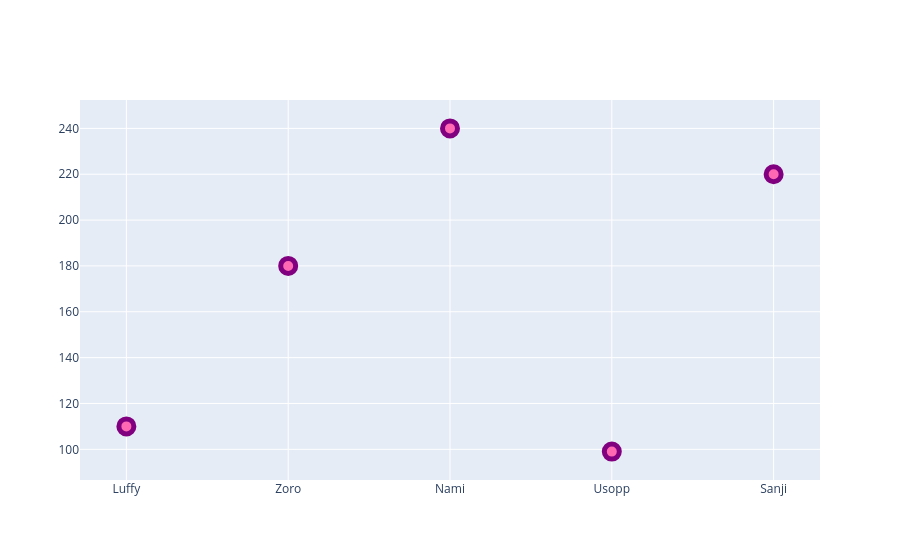

Source (notebook cell):
### Code cell
graph = go.Figure()
graph.add_trace(go.Scatter(
    x=x1, 
    y=y1, 
    mode='markers',  # We want points for a scatter plot
    marker=dict(
        size=15,           # Point size
        color='hotpink',   # Point color
        opacity=1,         # Point transparency/alpha
        line=dict(width=5, color='purple')  # Point outline
    )
))

### Figure 1 — Plotly figure (JSON) as saved in the notebook; plotly's stock layout.template omitted (floating-point values rounded to 4 significant figures)
{"data": [{"marker": {"color": "hotpink", "line": {"color": "purple", "width": 5}, "opacity": 1, "size": 15}, "mode": "markers", "type": "scatter", "x": ["Luffy", "Zoro", "Nami", "Usopp", "Sanji"], "y": [110, 180, 240, 99, 220]}], "layout": {}}
